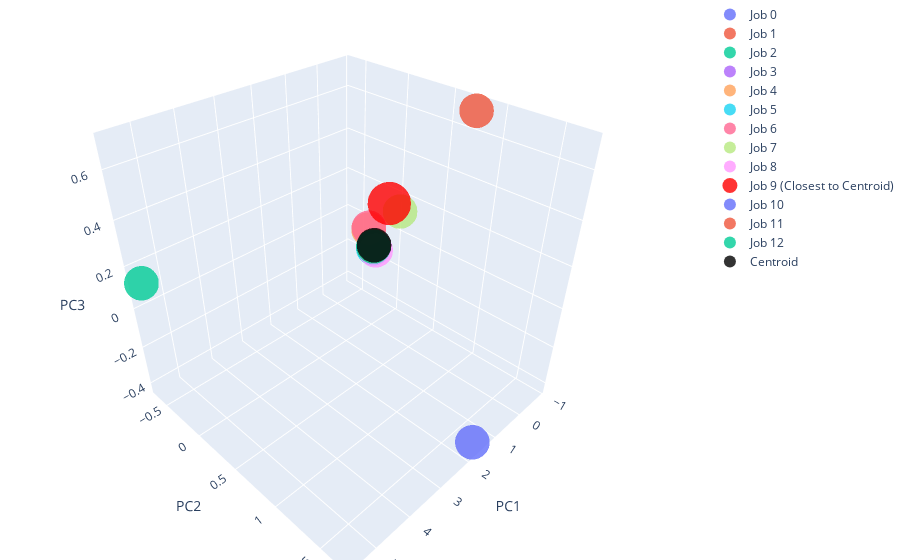

Notebook source saved alongside this figure:
### Code cell
from sklearn.decomposition import PCA
from sklearn.metrics.pairwise import euclidean_distances
import plotly.graph_objects as go
import numpy as np

# Apply PCA to reduce the features to 3 dimensions
pca = PCA(n_components=3)
reduced_features = pca.fit_transform(central_job.features)

# Calculate the amount of variance captured by each principal component
explained_variance = pca.explained_variance_ratio_

# Calculate the total amount of variance captured
total_variance = np.sum(explained_variance)

print(f"Variance captured by each principal component: {explained_variance}")
print(f"Total variance captured: {total_variance}")
# Calculate the Euclidean distance from each job to the centroid
distances = euclidean_distances(reduced_features, [centroid])

# Find the index of the job that is closest to the centroid
closest_job_idx = np.argmin(distances)

# Create the figure
fig = go.Figure()

# For each set of reduced features, create a scatter3d trace and add it to the figure
for i, feature in enumerate(reduced_features):
    # Choose different color and size for the closest job
    if i == closest_job_idx:
        color = 'red'
        size = 15  # Bigger size for the closest job
        name = f'Job {i} (Closest to Centroid)'
    else:
        color = i
        size = 12  # Normal size for other jobs
        name = f'Job {i}'

    fig.add_trace(go.Scatter3d(
        x=[feature[0]],
        y=[feature[1]],
        z=[feature[2]],
        mode='markers',
        marker=dict(
            size=size,
            color=color,                
            colorscale='Viridis',   
            opacity=0.8,
        ),
        text=[f'Job {i}'],
        name=name
    ))

# Add the centroid to the plot
fig.add_trace(go.Scatter3d(
    x=[centroid[0]],
    y=[centroid[1]],
    z=[centroid[2]],
    mode='markers',
    marker=dict(
        size=12,
        color='black',   # set color to black
        opacity=0.8,
    ),
    text=['Centroid'],
    name='Centroid'
))

# Set the layout properties
fig.update_layout(
    margin=dict(l=0, r=0, b=0, t=0),
    scene=dict(
        xaxis=dict(title='PC1'),
        yaxis=dict(title='PC2'),
        zaxis=dict(title='PC3')
    )
)

# Show the plot
fig.show()

### Figure 1 — Plotly figure (JSON) as saved in the notebook; plotly's stock layout.template omitted (floating-point values rounded to 4 significant figures)
{"data": [{"marker": {"color": 0, "colorscale": [[0, "#440154"], [0.1111, "#482878"], [0.2222, "#3e4989"], [0.3333, "#31688e"], [0.4444, "#26828e"], [0.5556, "#1f9e89"], [0.6667, "#35b779"], [0.7778, "#6ece58"], [0.8889, "#b5de2b"], [1, "#fde725"]], "opacity": 0.8, "size": 12}, "mode": "markers", "name": "Job 0", "text": ["Job 0"], "type": "scatter3d", "x": [-0.8472], "y": [-0.2906], "z": [-0.1344]}, {"marker": {"color": 1, "colorscale": [[0, "#440154"], [0.1111, "#482878"], [0.2222, "#3e4989"], [0.3333, "#31688e"], [0.4444, "#26828e"], [0.5556, "#1f9e89"], [0.6667, "#35b779"], [0.7778, "#6ece58"], [0.8889, "#b5de2b"], [1, "#fde725"]], "opacity": 0.8, "size": 12}, "mode": "markers", "name": "Job 1", "text": ["Job 1"], "type": "scatter3d", "x": [-0.725], "y": [0.7967], "z": [0.6985]}, {"marker": {"color": 2, "colorscale": [[0, "#440154"], [0.1111, "#482878"], [0.2222, "#3e4989"], [0.3333, "#31688e"], [0.4444, "#26828e"], [0.5556, "#1f9e89"], [0.6667, "#35b779"], [0.7778, "#6ece58"], [0.8889, "#b5de2b"], [1, "#fde725"]], "opacity": 0.8, "size": 12}, "mode": "markers", "name": "Job 2", "text": ["Job 2"], "type": "scatter3d", "x": [5.576], "y": [-0.653], "z": [0.1242]}, {"marker": {"color": 3, "colorscale": [[0, "#440154"], [0.1111, "#482878"], [0.2222, "#3e4989"], [0.3333, "#31688e"], [0.4444, "#26828e"], [0.5556, "#1f9e89"], [0.6667, "#35b779"], [0.7778, "#6ece58"], [0.8889, "#b5de2b"], [1, "#fde725"]], "opacity": 0.8, "size": 12}, "mode": "markers", "name": "Job 3", "text": ["Job 3"], "type": "scatter3d", "x": [-0.777], "y": [-0.262], "z": [-0.1222]}, {"marker": {"color": 4, "colorscale": [[0, "#440154"], [0.1111, "#482878"], [0.2222, "#3e4989"], [0.3333, "#31688e"], [0.4444, "#26828e"], [0.5556, "#1f9e89"], [0.6667, "#35b779"], [0.7778, "#6ece58"], [0.8889, "#b5de2b"], [1, "#fde725"]], "opacity": 0.8, "size": 12}, "mode": "markers", "name": "Job 4", "text": ["Job 4"], "type": "scatter3d", "x": [-0.371], "y": [-0.2033], "z": [0.01405]}, {"marker": {"color": 5, "colorscale": [[0, "#440154"], [0.1111, "#482878"], [0.2222, "#3e4989"], [0.3333, "#31688e"], [0.4444, "#26828e"], [0.5556, "#1f9e89"], [0.6667, "#35b779"], [0.7778, "#6ece58"], [0.8889, "#b5de2b"], [1, "#fde725"]], "opacity": 0.8, "size": 12}, "mode": "markers", "name": "Job 5", "text": ["Job 5"], "type": "scatter3d", "x": [-0.8229], "y": [-0.2872], "z": [-0.1424]}, {"marker": {"color": 6, "colorscale": [[0, "#440154"], [0.1111, "#482878"], [0.2222, "#3e4989"], [0.3333, "#31688e"], [0.4444, "#26828e"], [0.5556, "#1f9e89"], [0.6667, "#35b779"], [0.7778, "#6ece58"], [0.8889, "#b5de2b"], [1, "#fde725"]], "opacity": 0.8, "size": 12}, "mode": "markers", "name": "Job 6", "text": ["Job 6"], "type": "scatter3d", "x": [-0.249], "y": [-0.1568], "z": [0.04155]}, {"marker": {"color": 7, "colorscale": [[0, "#440154"], [0.1111, "#482878"], [0.2222, "#3e4989"], [0.3333, "#31688e"], [0.4444, "#26828e"], [0.5556, "#1f9e89"], [0.6667, "#35b779"], [0.7778, "#6ece58"], [0.8889, "#b5de2b"], [1, "#fde725"]], "opacity": 0.8, "size": 12}, "mode": "markers", "name": "Job 7", "text": ["Job 7"], "type": "scatter3d", "x": [-0.8139], "y": [0.04762], "z": [0.1253]}, {"marker": {"color": 8, "colorscale": [[0, "#440154"], [0.1111, "#482878"], [0.2222, "#3e4989"], [0.3333, "#31688e"], [0.4444, "#26828e"], [0.5556, "#1f9e89"], [0.6667, "#35b779"], [0.7778, "#6ece58"], [0.8889, "#b5de2b"], [1, "#fde725"]], "opacity": 0.8, "size": 12}, "mode": "markers", "name": "Job 8", "text": ["Job 8"], "type": "scatter3d", "x": [-0.7694], "y": [-0.2352], "z": [-0.1389]}, {"marker": {"color": "red", "colorscale": [[0, "#440154"], [0.1111, "#482878"], [0.2222, "#3e4989"], [0.3333, "#31688e"], [0.4444, "#26828e"], [0.5556, "#1f9e89"], [0.6667, "#35b779"], [0.7778, "#6ece58"], [0.8889, "#b5de2b"], [1, "#fde725"]], "opacity": 0.8, "size": 15}, "mode": "markers", "name": "Job 9 (Closest to Centroid)", "text": ["Job 9"], "type": "scatter3d", "x": [-0.151], "y": [0.1198], "z": [0.2252]}, {"marker": {"color": 10, "colorscale": [[0, "#440154"], [0.1111, "#482878"], [0.2222, "#3e4989"], [0.3333, "#31688e"], [0.4444, "#26828e"], [0.5556, "#1f9e89"], [0.6667, "#35b779"], [0.7778, "#6ece58"], [0.8889, "#b5de2b"], [1, "#fde725"]], "opacity": 0.8, "size": 12}, "mode": "markers", "name": "Job 10", "text": ["Job 10"], "type": "scatter3d", "x": [1.642], "y": [1.706], "z": [-0.4229]}, {"marker": {"color": 11, "colorscale": [[0, "#440154"], [0.1111, "#482878"], [0.2222, "#3e4989"], [0.3333, "#31688e"], [0.4444, "#26828e"], [0.5556, "#1f9e89"], [0.6667, "#35b779"], [0.7778, "#6ece58"], [0.8889, "#b5de2b"], [1, "#fde725"]], "opacity": 0.8, "size": 12}, "mode": "markers", "name": "Job 11", "text": ["Job 11"], "type": "scatter3d", "x": [-0.8484], "y": [-0.2906], "z": [-0.1327]}, {"marker": {"color": 12, "colorscale": [[0, "#440154"], [0.1111, "#482878"], [0.2222, "#3e4989"], [0.3333, "#31688e"], [0.4444, "#26828e"], [0.5556, "#1f9e89"], [0.6667, "#35b779"], [0.7778, "#6ece58"], [0.8889, "#b5de2b"], [1, "#fde725"]], "opacity": 0.8, "size": 12}, "mode": "markers", "name": "Job 12", "text": ["Job 12"], "type": "scatter3d", "x": [-0.8429], "y": [-0.2918], "z": [-0.1354]}, {"marker": {"color": "black", "opacity": 0.8, "size": 12}, "mode": "markers", "name": "Centroid", "text": ["Centroid"], "type": "scatter3d", "x": [5.124e-17], "y": [-1.708e-17], "z": [2.135e-18]}], "layout": {"margin": {"b": 0, "l": 0, "r": 0, "t": 0}, "scene": {"xaxis": {"title": {"text": "PC1"}}, "yaxis": {"title": {"text": "PC2"}}, "zaxis": {"title": {"text": "PC3"}}}}}
